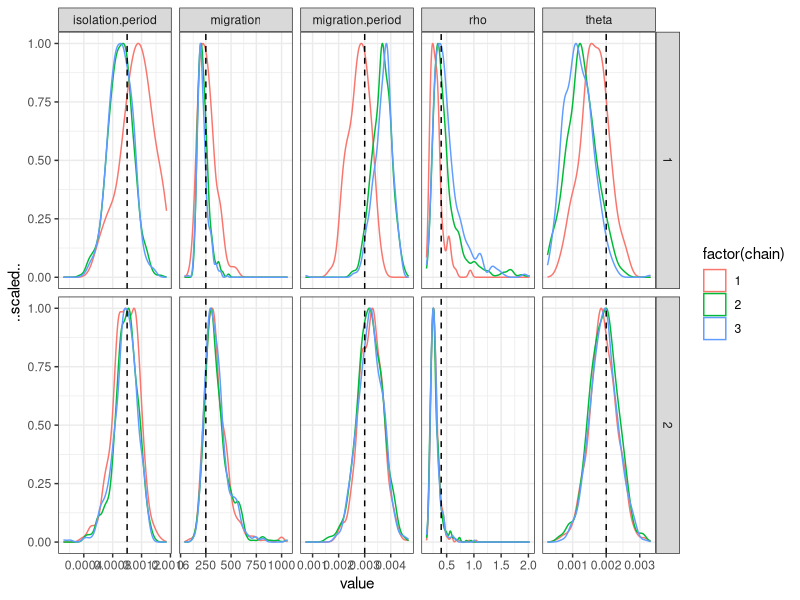

Write R code to recreate this figure.
library(reshape2)
library(ggplot2)


all.chains <- rbind(data.frame(sim=1,chain=1,read.table('mcmc-sim-1-chain-1.txt', header=TRUE)[,1:5]),
                    data.frame(sim=1,chain=2,read.table('mcmc-sim-1-chain-2.txt', header=TRUE)[,1:5]),
                    data.frame(sim=1,chain=3,read.table('mcmc-sim-1-chain-3.txt', header=TRUE)[,1:5]),
                    data.frame(sim=2,chain=1,read.table('mcmc-sim-2-chain-1.txt', header=TRUE)[,1:5]),
                    data.frame(sim=2,chain=2,read.table('mcmc-sim-2-chain-2.txt', header=TRUE)[,1:5]),
                    data.frame(sim=2,chain=3,read.table('mcmc-sim-2-chain-3.txt', header=TRUE)[,1:5]))

qplot(value, ..scaled.., geom='density', facets=variable~sim, color=factor(chain),
      data=melt(all.chains, id.vars=c('sim','chain'))) +
  geom_vline(aes(xintercept = true.value),
             data=data.frame(variable=c('isolation.period','migration.period','theta','rho','migration'),
                             true.value=c(0.001, 0.003, 0.002, 0.4, 250)),
             col=I('black'), linetype=I('dashed')) +
  facet_grid(sim~variable, scales='free') + theme_bw()
